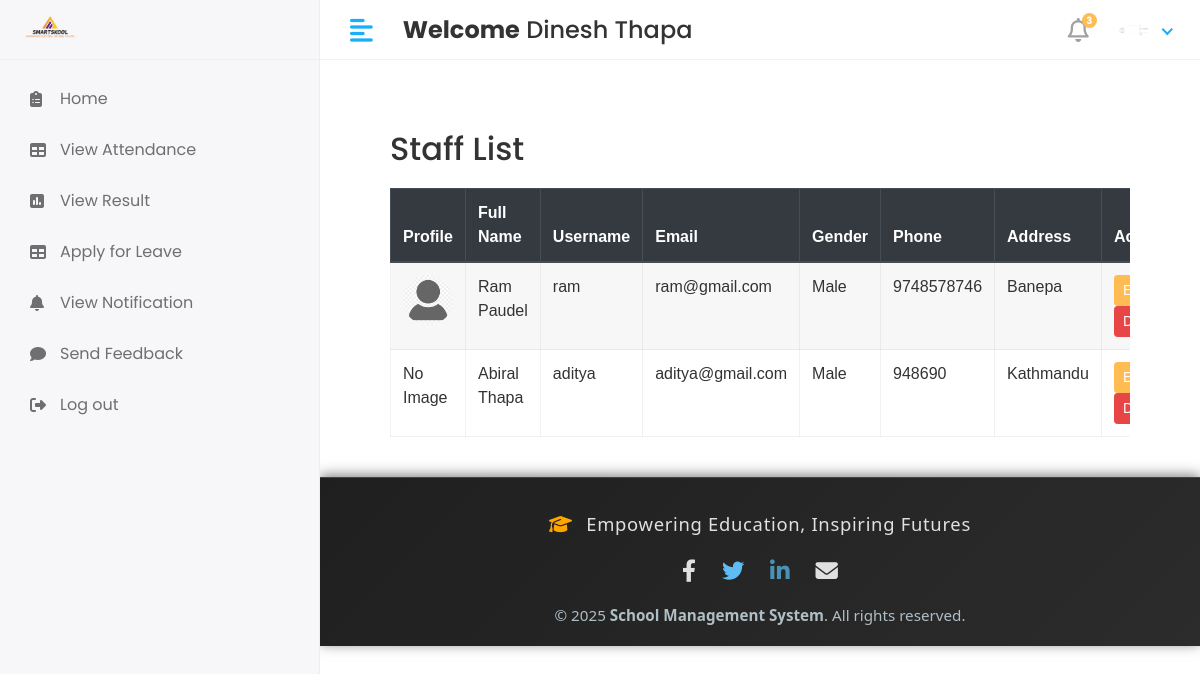
The app's page /Hod/Staff/view (signed in) with its own data.
### app/models.py (models this page shows, shortened)
class CustomUser(AbstractUser):
   USER= (
      (1,'hod'),
      (2,'staff'),
      (3,'student'),
    )
   user_type=models.CharField(choices=USER,max_length=50,default=1)
   profile_pic = models.ImageField(upload_to='media/profile_pics')

class staff(models.Model):
    admin = models.OneToOneField(CustomUser, on_delete=models.DO_NOTHING)
    address = models.TextField()
    gender = models.CharField(max_length=10)
    phone_number = models.TextField()
    created_at = models.DateField(auto_now_add=True)
    updated_at = models.DateField(auto_now=True)

### school_management_system/Hod_Views.py (the view)
# urls.py: path('Hod/Staff/view',Hod_Views.view_staff,name='view_staff'),
@login_required(login_url='/')
def view_staff(request):
    staff_members = staff.objects.all()
    context = {
        'staff_members': staff_members,
    }
    return render(request, 'Hod/view_staff.html',context)

### templates/Hod/view_staff.html (shortened to what this page needs)
{% extends 'base.html'%}
{% block content %}
<div class="container" style="padding: 40px; font-family: Arial, sans-serif;">
    <h2 style="color: #333; margin-bottom: 20px;">Staff List</h2>
    <div class="table-responsive">
        <table id="studentTable" class="table table-striped table-bordered" style="width: 100%; background: #fff;">
            <thead class="thead-dark">
                <tr>
                    <th>Profile</th>
                    <th>Full Name</th>
                    <th>Username</th>
                    <th>Email</th>
                    <th>Gender</th>
                    <th>Phone</th>
                    <th>Address</th>
                    <th>Actions</th>
                </tr>
            </thead>
            <tbody>
                {% for i in staff_members %}
                <tr>
                    <td>
                        {% if i.admin.profile_pic %}
                            <img src="{{ i.admin.profile_pic.url }}" width="50" height="50" class="rounded-circle">
                        {% else %}
                            No Image
                        {% endif %}
                    </td>
                    <td>{{ i.admin.first_name }} {{ i.admin.last_name }}</td>
                    <td>{{ i.admin.username }}</td>
                    <td>{{ i.admin.email }}</td>
                    <td>{{ i.gender }}</td>
                    <td>{{ i.phone_number }}</td>
                    <td>{{ i.address }}</td>
                    <td>
                        <a href="{%url 'edit_staff' i.id%}" class="btn btn-primary btn-sm">Edit</a>
                        <a href="{% url 'delete_staff' i.admin.id%}" class="btn btn-danger btn-sm" onclick="return confirm('Are you sure you want to delete this staff?');">Delete</a>
                    </td>
                </tr>
                {% endfor %}
            </tbody>
        </table>
    </div>
</div>
{% endblock %}

### templates/includes/header.html (shortened to what this page needs)
{% load static %}
<div class="header">
    {% if user.user_type == '1' %}
            <div class="header-left">
               <a href="" class="logo">
               <img src="{% static 'assets/img/logo1.png'%}" alt="Logo" width="80" height="80">
               </a>
               <a href="index.html" class="logo logo-small">
               <img src="{% static 'assets/img/logo1.png'%}" alt="Logo" width="80" height="80">
               </a>
            </div>
            <a href="javascript:void(0);" id="toggle_btn">
            <i class="fas fa-align-left"></i>
            </a>
            <div class="top-nav-search mt-3" >
               <h4><strong>Welcome</strong>&nbsp;<span>{{user.first_name}} {{user.last_name}}</span></h4>
            </div>
            <a class="mobile_btn" id="mobile_btn">
            <i class="fas fa-bars"></i>
            </a>
            <ul class="nav user-menu">
               <li class="nav-item dropdown noti-dropdown">
                  <a href="#" class="dropdown-toggle nav-link" data-toggle="dropdown">
                  <i class="far fa-bell"></i> <span class="badge badge-pill">3</span>
                  </a>
                  <div class="dropdown-menu notifications">
                     <div class="topnav-dropdown-header">
                        <span class="notification-title">Notifications</span>
                        <a href="javascript:void(0)" class="clear-noti"> Clear All </a>
                     </div>
                     <div class="noti-content">
                        <ul class="notification-list">
                           <li class="notification-message">
                              <a href="#">
                                 <div class="media">
                                    <span class="avatar avatar-sm">
                                    <img class="avatar-img rounded-circle" alt="User Image" src="{{ user.profile.profile_pic.url }}">
                                    </span>
                                    <div class="media-body">
                                       <p class="noti-details"><span class="noti-title">Carlson Tech</span> has approved <span class="noti-title">your estimate</span></p>
                                       <p class="noti-time"><span class="notification-time">4 mins ago</span></p>
                                    </div>
                                 </div>
                              </a>
                           </li>
                           <li class="notification-message">
                              <a href="#">
                                 <div class="media">
                                    <span class="avatar avatar-sm">
                                    <img class="avatar-img rounded-circle" alt="User Image" src="{% static 'assets/img/profiles/avatar-11.jpg'%}">
                                    </span>
                                    <div class="media-body">
                                       <p class="noti-details"><span class="noti-title">International Software Inc</span> has sent you a invoice in the amount of <span class="noti-title">$218</span></p>
                                       <p class="noti-time"><span class="notification-time">6 mins ago</span></p>
                                    </div>
                                 </div>
                              </a>
                           </li>
                           <li class="notification-message">
                              <a href="#">
                                 <div class="media">
                                    <span class="avatar avatar-sm">
                                    <img class="avatar-img rounded-circle" alt="User Image" src="{% static 'assets/img/profiles/avatar-17.jpg'%}">
                                    </span>
                                    <div class="media-body">
                                       <p class="noti-details"><span class="noti-title">John Hendry</span> sent a cancellation request <span class="noti-title">Apple iPhone XR</span></p>
                                       <p class="noti-time"><span class="notification-time">8 mins ago</span></p>
                                    </div>
                                 </div>
                              </a>
                           </li>
                           <li class="notification-message">
                              <a href="#">
                                 <div class="media">
                                    <span class="avatar avatar-sm">
                                    <img class="avatar-img rounded-circle" alt="User Image" src="{% static 'assets/img/profiles/avatar-13.jpg'%}">
                                    </span>
                                    <div class="media-body">
                                       <p class="noti-details"><span class="noti-title">Mercury Software Inc</span> added a new product <span class="noti-title">Apple MacBook Pro</span></p>
                                       <p class="noti-time"><span class="notification-time">12 mins ago</span></p>
                                    </div>
                                 </div>
                              </a>
                           </li>
                        </ul>
                     </div>
                     <div class="topnav-dropdown-footer">
                        <a href="#">View all Notifications</a>
                     </div>
                  </div>
               </li>
               <li class="nav-item dropdown has-arrow">
                  <a href="#" class="dropdown-toggle nav-link" data-toggle="dropdown">
                    <span class="user-img">
                     {% if user.profile_pic and user.profile_pic.url %}
                        <span class="user-img">
                           <img class="rounded-circle" src="{{ user.profile_pic.url }}" width="30" alt="Profile">
                           <span class="status online"></span>
                        </span>
                     {% else %}
                        <span class="user-img">
                           <img class="rounded-circle" src="{% static 'assets/img/noimg.png' %}" width="30" alt="Profile">
                           <span class="status online"></span>
                        </span>
                     {% endif %}
                                 </span>
                  </a>
                  <div class="dropdown-menu">
                     <div class="user-header">
                        <div class="avatar avatar-sm">
                           {% if user.profile_pic and user.profile_pic.url %}
                              <img src="{{ user.profile_pic.url }}" alt="User Image" class="avatar-img rounded-circle">
                           {% else %}
                              <img src="{% static 'assets/img/noimg.png' %}" alt="User Image" class="avatar-img rounded-circle">
                           {% endif %}
                        </div>
                        <div class="user-text">
                           <h6>{{user.first_name}}&nbsp; {{user.last_name}}</h6>
                           {% if user.user_type == '1' %}
                           <p class="text-muted mb-0">HOD</p>
                           {%elif user.user_type == '2' %}
                           <p class="text-muted mb-0">Staff</p>
                           {%else%}
                           <p class="text-muted mb-0">Student</p>
                           {%endif%}
                        </div>
                     </div>
                     <a class="dropdown-item" href="#">My Profile</a>
                     <a class="dropdown-item" href="inbox.html">Inbox</a>
                     <a class="dropdown-item" href={% url 'logout' %}>Logout</a>
                  </div>
               </li>
            </ul>
         {%else%}
         <div class="header-left">
              <a href="" class="logo">
               <img src="{% static 'assets/img/logo1.png'%}" alt="Logo" width="80" height="80">
               </a>
            </div>
            <a href="javascript:void(0);" id="toggle_btn">
            <i class="fas fa-align-left"></i>
            </a>
            <div class="top-nav-search mt-3" >
               <h4><strong>Welcome</strong>&nbsp;<span>{{user.first_name}} {{user.last_name}}</span></h4>
            </div>
            <ul class="nav user-menu">
               <li class="nav-item dropdown noti-dropdown">
                  <a href="#" class="dropdown-toggle nav-link" data-toggle="dropdown">
                  <i class="far fa-bell"></i> <span class="badge badge-pill">3</span>
                  </a>
               </li>
               <li class="nav-item dropdown has-arrow">
                  <a href="#" class="dropdown-toggle nav-link" data-toggle="dropdown">
                    <span class="user-img">
                     {% if user.profile_pic and user.profile_pic.url %}
                        <span class="user-img">
                           <img class="rounded-circle" src="{{ user.profile_pic.url }}" width="30" alt="Profile">
                        </span>
                     {% else %}
                        <span class="user-img">
                           <img class="rounded-circle" src="{% static 'assets/img/noimg.png' %}" width="30" alt="Profile">
                           <span class="status online"></span>
                        </span>
                     {% endif %}
                                 </span>
                  </a>
               </li>
            </ul>
         {% endif %}
</div>

### static/assets/css/style.css (style rules this page uses)
html { height: 100%; }
body { background-color: #fff; color: #333; font-family: 'Poppins', sans-serif; font-size: 1rem; height: 100%; line-height: 1.5; overflow-x: hidden; }
h1, h2, h3, h4, h5, h6 { font-family: 'Poppins', sans-serif; margin-top: 0; }
a { color: #009ce7; }
input, button, a { transition: all 0.4s ease; -moz-transition: all 0.4s ease; -o-transition: all 0.4s ease; -ms-transition: all 0.4s ease; -webkit-transition: all 0.4s ease; }
ul, ol { padding: 0px; list-style: none; }
.table { color: #333; max-width: 100%; margin-bottom: 0; width: 100%; }
.table-striped > tbody > tr:nth-of-type(2n+1) { background-color: #f8f9fa; }
.table thead tr th { font-weight: 600; }
.table tbody tr { border-bottom: 1px solid rgba(0, 0, 0, 0.05); }
.table-striped thead tr { border-color: transparent; }
.table-striped tbody tr { border-color: transparent; }
.table-striped tbody tr:nth-of-type(even) { background-color: rgba(255, 255, 255, 0.3); }
.table-striped tbody tr:nth-of-type(odd) { background-color: rgba(235, 235, 235, 0.4); }
.table-bordered { border: 1px solid rgba(0, 0, 0, 0.05) !important; }
.table-bordered th, .table-bordered td { border-color: rgba(0, 0, 0, 0.05); }
.btn-primary { background-color: #FFBC53; border: 1px solid #FFBC53; }
.btn-danger { background-color: #e84646; border: 1px solid #e84646; }
.header { background-color: #fff; border-bottom: 1px solid #f3f3f4; left: 0; position: fixed; right: 0; top: 0; z-index: 1001; height: 60px; }
.header .header-left { float: left; height: 60px; padding: 0 20px; position: relative; width: 320px; z-index: 1; transition: all 0.2s ease-in-out; background-color: #f7f7fa; border-bottom: 1px solid #efefef; border-right: 1px solid #ececf5; display: flex; align-items: center; }
.header .header-left .logo { display: inline-block; line-height: 60px; }
.header .header-left .logo img { max-height: 40px; width: auto; }
.header .dropdown-toggle:after { display: none; }
.header .has-arrow .dropdown-toggle:after { border-top: 0; border-left: 0; border-bottom: 2px solid #18aefa; border-right: 2px solid #18aefa; content: ''; height: 8px; display: inline-block; pointer-events: none; -webkit-transform-origin: 66% 66%; -ms-transform-origin: 66% 66%; transform-origin: 66% 66%; -webkit-transform: rotate(45deg); -ms-transform: rotate(45deg); transform: rotate(45deg); -webkit-transition: all 0.15s ease-in-out; transition: all 0.15s ease-in-out; width: 8px; vertical-align: 0px; }
.user-menu { float: right; margin: 0; position: relative; z-index: 99; padding-right: 15px; }
.user-menu.nav > li > a { color: #a0a0a0; font-size: 14px; line-height: 58px; padding: 0 15px; height: 60px; }
.user-img { margin-right: 3px; position: relative; }
.top-nav-search { float: left; margin-left: 15px; }
.user-menu.nav > li > a .badge { background-color: #FFBC53; display: block; font-size: 10px; font-weight: bold; height: 15px; width: 15px; position: absolute; right: 7px; top: 13px; color: #fff; padding: 3px; }
.user-menu.nav > li > a > i { font-size: 1.5rem; line-height: 60px; }
@media (min-width: 992px) { #toggle_btn { align-items: center; color: #18aefa; display: inline-flex; float: left; font-size: 26px; height: 60px; justify-content: center; margin-left: 15px; padding: 0 15px; } }

### records on screen
CustomUser: first_name "Dinesh", last_name "Thapa", profile_pic (picture)
staff: admin.profile_pic (placeholder picture), admin.first_name "Ram", admin.last_name "Paudel", admin.username "ram", admin.email "ram@gmail.com", gender "Male", phone_number "9748578746", address "Banepa"
staff: shows "No Image", admin.first_name "Abiral", admin.last_name "Thapa", admin.username "aditya", admin.email "aditya@gmail.com", gender "Male", phone_number "948690", address "Kathmandu"
